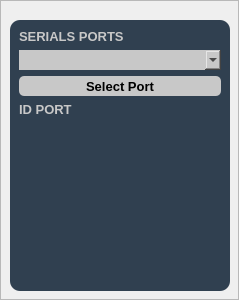
                <widget class="QFrame" name="extra_LeftBox">
                 <property name="minimumSize">
                  <size>
                   <width>0</width>
                   <height>0</height>
                  </size>
                 </property>
                 <property name="frameShape">
                  <enum>QFrame::StyledPanel</enum>
                 </property>
                 <property name="frameShadow">
                  <enum>QFrame::Raised</enum>
                 </property>
                 <widget class="QFrame" name="frame_7">
                  <property name="geometry">
                   <rect>
                    <x>10</x>
                    <y>20</y>
                    <width>220</width>
                    <height>271</height>
                   </rect>
                  </property>
                  <property name="minimumSize">
                   <size>
                    <width>220</width>
                    <height>0</height>
                   </size>
                  </property>
                  <property name="maximumSize">
                   <size>
                    <width>220</width>
                    <height>16777215</height>
                   </size>
                  </property>
                  <property name="styleSheet">
                   <string notr="true">background-color: rgb(48, 64, 80);
border-radius: 10px;</string>
                  </property>
                  <property name="frameShape">
                   <enum>QFrame::StyledPanel</enum>
                  </property>
                  <property name="frameShadow">
                   <enum>QFrame::Raised</enum>
                  </property>
                  <layout class="QVBoxLayout" name="verticalLayout_4">
                   <item>
                    <widget class="QLabel" name="label_8">
                     <property name="font">
                      <font>
                       <pointsize>10</pointsize>
                       <weight>75</weight>
                       <bold>true</bold>
                      </font>
                     </property>
                     <property name="styleSheet">
                      <string notr="true">color: rgb(200, 200, 200);</string>
                     </property>
                     <property name="text">
                      <string>SERIALS PORTS</string>
                     </property>
                    </widget>
                   </item>
                   <item>
                    <widget class="QComboBox" name="comboBoxPort">
                     <property name="minimumSize">
                      <size>
                       <width>0</width>
                       <height>20</height>
                      </size>
                     </property>
                     <property name="styleSheet">
                      <string notr="true">background-color: rgb(200, 200, 200);
border-radius:0px;</string>
                     </property>
                    </widget>
                   </item>
                   <item>
                    <widget class="QPushButton" name="buttonConnect">
                     <property name="minimumSize">
                      <size>
                       <width>0</width>
                       <height>20</height>
                      </size>
                     </property>
                     <property name="font">
                      <font>
                       <pointsize>10</pointsize>
                       <weight>75</weight>
                       <bold>true</bold>
                      </font>
                     </property>
                     <property name="styleSheet">
                      <string notr="true">background-color:rgb(200, 200, 200);
border-radius:5px;
</string>
                     </property>
                     <property name="text">
                      <string>Select Port</string>
                     </property>
                    </widget>
                   </item>
                   <item>
                    <widget class="QLabel" name="label_idport">
                     <property name="font">
                      <font>
                       <pointsize>10</pointsize>
                       <weight>75</weight>
                       <bold>true</bold>
                      </font>
                     </property>
                     <property name="styleSheet">
                      <string notr="true">color: rgb(200, 200, 200);</string>
                     </property>
                     <property name="text">
                      <string>ID PORT</string>
                     </property>
                    </widget>
                   </item>
                   <item>
                    <widget class="QFrame" name="frame_2">
                     <property name="minimumSize">
                      <size>
                       <width>0</width>
                       <height>80</height>
                      </size>
                     </property>
                     <property name="font">
                      <font>
                       <pointsize>10</pointsize>
                      </font>
                     </property>
                     <property name="styleSheet">
                      <string notr="true">color: rgb(255, 255, 0);</string>
                     </property>
                     <property name="frameShape">
                      <enum>QFrame::StyledPanel</enum>
                     </property>
                     <property name="frameShadow">
                      <enum>QFrame::Raised</enum>
                     </property>
                     <layout class="QVBoxLayout" name="port_layout"/>
                    </widget>
                   </item>
                   <item>
                    <spacer name="verticalSpacer_13">
                     <property name="orientation">
                      <enum>Qt::Vertical</enum>
                     </property>
                     <property name="sizeHint" stdset="0">
                      <size>
                       <width>20</width>
                       <height>68</height>
                      </size>
                     </property>
                    </spacer>
                   </item>
                  </layout>
                 </widget>
                </widget>
